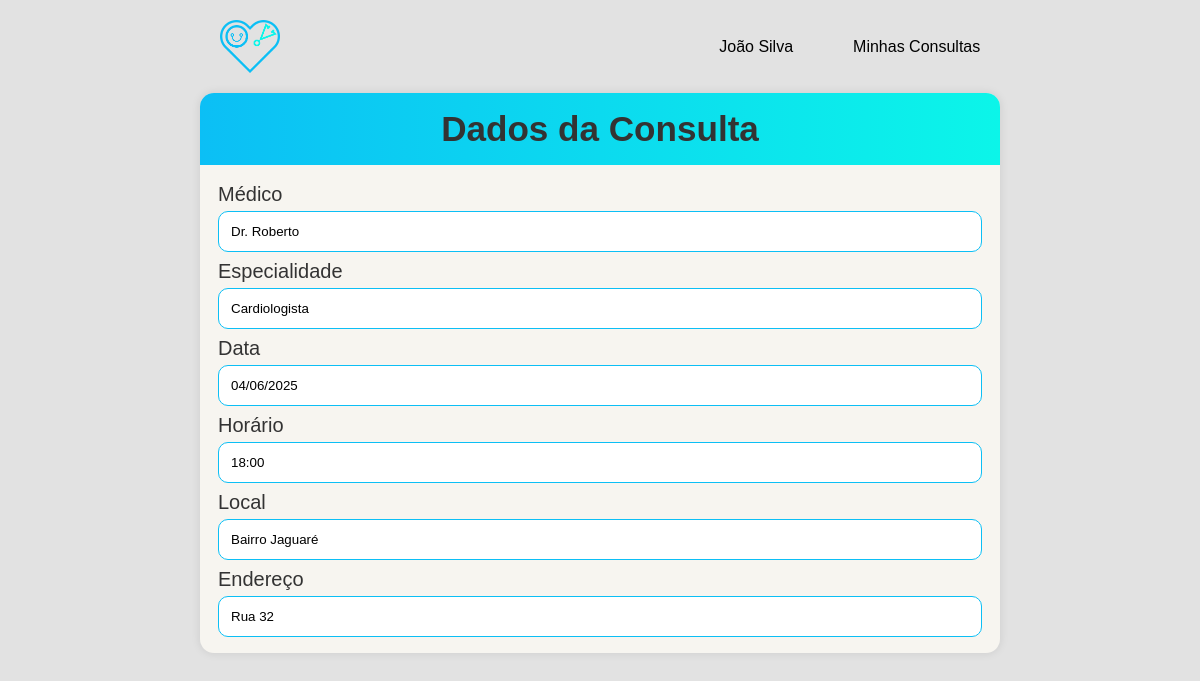
/consulta/1/ (signed in), run on the app's committed database.
### core/models.py (models this page shows, shortened)
class Consulta(models.Model):
    status_escolhas = [('aguardando', 'Aguardando'),('agendada', 'Agendada'),('confirmada', 'Na unidade'),('compareceu', 'Compareceu'),('naocompareceu', 'Não compareceu')]
    status_retorno = [('retorno', 'Paciente retornando'), ('primeira_consulta', 'Primeira consulta do paciente')]
    paciente = models.ForeignKey(Paciente, on_delete=models.SET_NULL, null=True, blank=True)
    medico = models.ForeignKey(Medico, on_delete=models.CASCADE)
    data = models.DateField()
    hora = models.TimeField()
    local = models.CharField(max_length=255)
    endereco = models.CharField(max_length=255)
    status = models.CharField(max_length=20, choices=status_escolhas, default='agendada')
    retorno_ou_primeira_consulta = models.CharField(max_length=20, choices=status_retorno, default='primeira_consulta')

class Paciente(models.Model):
    nome = models.CharField(max_length=255, null=True, blank=True)
    cpf = models.CharField(max_length=11, unique=True, null=True, blank=True)
    senha = models.CharField(max_length=128, null=True, blank=True)
    telefone = models.CharField(max_length=15, null=True, blank=True)
    email = models.EmailField(max_length=128, unique=True, null=True, blank=True)

class Medico(models.Model):
    nome = models.CharField(max_length=255, null=True, blank=True)
    crm = models.CharField(max_length=11, unique=True, null=True, blank=True)
    senha = models.CharField(max_length=128, null=True, blank=True)
    especialidade = models.CharField(max_length=128, null=True, blank=True)
    consultorio = models.CharField(max_length=10, null=True)
    def __str__(self):
        return self.nome

### core/decorators.py (the view)
    def wrapper(request, *args, **kwargs):
        if 'paciente_id' not in request.session:
            return redirect('recepcao')
        return view_func(request, *args, **kwargs)

### sus/views.py (called while the page is built)
@login_required_paciente
def consulta(request, id):
    consulta = get_object_or_404(Consulta.objects.select_related('medico', 'paciente'), id=id,paciente_id=request.session['paciente_id'])
    return render(request, 'consulta.html', {'consulta': consulta})

### sus/templates/consulta.html (shortened to what this page needs)
{% load static %}
<!DOCTYPE html>
<html lang="pt-BR">
<head>
    <link rel="stylesheet" href="{% static 'css/consulta.css' %}">
</head>
<body>
    <header class="cabecalho">
        <img class="icon" src='{% static "images/coracao2.png" %}' alt="Ícone de coração">
        <nav class="menu">
            <a class="nome">{{ consulta.paciente.nome }}</a>
            <a href="{% url 'plataforma' %}"><button class="btnnav">Minhas Consultas</button></a>
        </nav>
    </header>
    <main class="conteudo-tabela">
        <div class="tabela">
            <section class="Titulo">
                <h3 id="titulo-consultas">Dados da Consulta</h3>
            </section>
            <div id="formulario-consulta">
                <form id="tabela-dados" class="tabela-dados" action="" method="POST">
                    <label>Médico</label>
                    <input readonly value="{{ consulta.medico }}">
                    <label>Especialidade</label>
                    <input readonly value="{{ consulta.medico.especialidade }}">
                    <label>Data</label>
                    <input readonly value="{{ consulta.data|date:"d/m/Y" }}">
                    <label>Horário</label>
                    <input readonly value="{{ consulta.hora|time:'H:i' }}">
                    <label>Local</label>
                    <input readonly value="{{ consulta.local }}">
                    <label>Endereço</label>
                    <input readonly value="{{ consulta.endereco }}">
                </form>
            </div>
        </div>
    </main>
</body>
</html>

### sus/static/css/consulta.css (style rules this page uses)
* { box-sizing: border-box; margin: 0; padding: 0; font-family: Arial, sans-serif; }
body { background-color: #e2e2e2; }
.cabecalho { padding-bottom: 20px; padding-top: 20px; min-height: 10vh; display: flex; flex-direction: row; align-items: center; justify-content:space-around; }
.menu { display: flex; gap: 60px; }
.icon { max-width: 60px; width: 8%; }
.btnnav { border: none; background-color: #e2e2e2; font-size: 16px; cursor: pointer; }
.conteudo-tabela { min-height: 70vh; display: flex; flex-direction: column; justify-content: center; align-items: center; }
.tabela { background-color: #f7f5f0; width: 95%; max-width: 800px; height: 100%; max-height: 70vh; border-radius: 14px; box-shadow: 0px 0 10px rgba(0, 0, 0, 0.1); overflow: hidden; }
.Titulo { text-align: center; padding: 16px; background: linear-gradient(90deg, #0cbff5, #0cf5e9); font-size: 30px; color: #333; }
.tabela-dados { padding: 18px; }
label { margin-bottom: 5px; font-size: 20px; display: block; color: #333; }
input { width: 100%; padding: 12px; margin-bottom: 8px; border: 1px solid #0cbff5; border-radius: 10px; }

### data on the page
Consulta: paciente.nome "João Silva", medico "Dr. Roberto", medico.especialidade "Cardiologista", data "04/06/2025", hora "18:00", local "Bairro Jaguaré", endereco "Rua 32"
